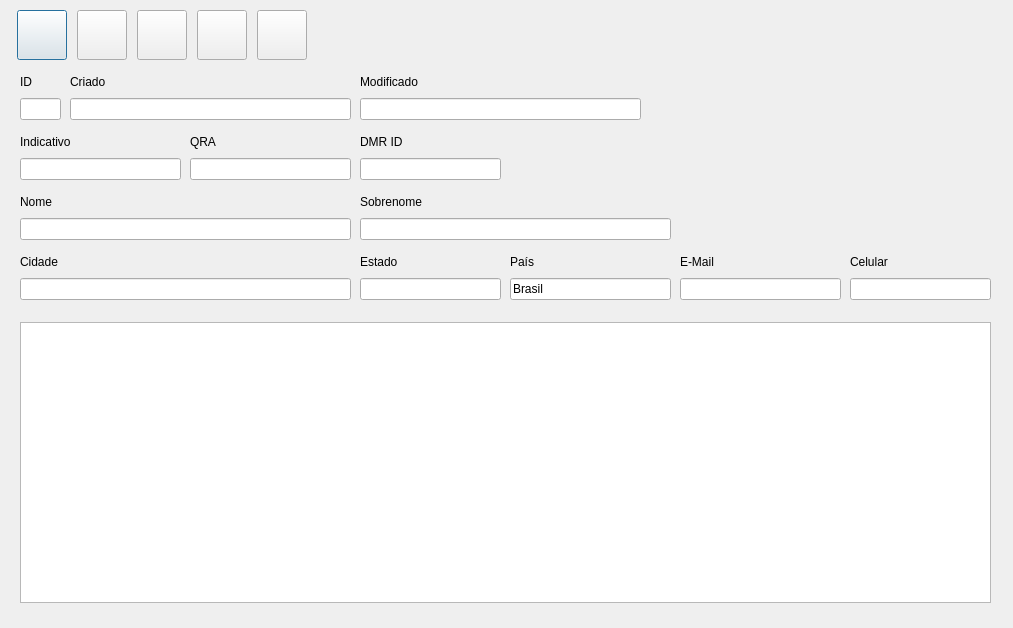
<?xml version="1.0" encoding="UTF-8"?>
<ui version="4.0">
 <class>frmCoordenadoresCadastro</class>
 <widget class="QDialog" name="frmCoordenadoresCadastro">
  <property name="geometry">
   <rect>
    <x>0</x>
    <y>0</y>
    <width>1013</width>
    <height>628</height>
   </rect>
  </property>
  <property name="windowTitle">
   <string>Dialog</string>
  </property>
  <property name="windowIcon">
   <iconset resource="imgs/imagens.qrc">
    <normaloff>:/coordenador.png</normaloff>:/coordenador.png</iconset>
  </property>
  <widget class="QTableWidget" name="twgCoordenadores">
   <property name="geometry">
    <rect>
     <x>20</x>
     <y>322</y>
     <width>971</width>
     <height>281</height>
    </rect>
   </property>
  </widget>
  <widget class="QWidget" name="layoutWidget">
   <property name="geometry">
    <rect>
     <x>20</x>
     <y>132</y>
     <width>161</width>
     <height>48</height>
    </rect>
   </property>
   <layout class="QVBoxLayout" name="verticalLayout">
    <item>
     <widget class="QLabel" name="label">
      <property name="text">
       <string>Indicativo</string>
      </property>
     </widget>
    </item>
    <item>
     <widget class="QLineEdit" name="edtIndicativo"/>
    </item>
   </layout>
  </widget>
  <widget class="QWidget" name="layoutWidget">
   <property name="geometry">
    <rect>
     <x>190</x>
     <y>132</y>
     <width>161</width>
     <height>48</height>
    </rect>
   </property>
   <layout class="QVBoxLayout" name="verticalLayout_5">
    <item>
     <widget class="QLabel" name="label_5">
      <property name="text">
       <string>QRA</string>
      </property>
     </widget>
    </item>
    <item>
     <widget class="QLineEdit" name="edtQra"/>
    </item>
   </layout>
  </widget>
  <widget class="QWidget" name="layoutWidget">
   <property name="geometry">
    <rect>
     <x>360</x>
     <y>132</y>
     <width>141</width>
     <height>48</height>
    </rect>
   </property>
   <layout class="QVBoxLayout" name="verticalLayout_10">
    <item>
     <widget class="QLabel" name="label_10">
      <property name="text">
       <string>DMR ID</string>
      </property>
     </widget>
    </item>
    <item>
     <widget class="QLineEdit" name="edtDMRId"/>
    </item>
   </layout>
  </widget>
  <widget class="QWidget" name="layoutWidget">
   <property name="geometry">
    <rect>
     <x>20</x>
     <y>192</y>
     <width>331</width>
     <height>48</height>
    </rect>
   </property>
   <layout class="QVBoxLayout" name="verticalLayout_2">
    <item>
     <widget class="QLabel" name="label_2">
      <property name="text">
       <string>Nome</string>
      </property>
     </widget>
    </item>
    <item>
     <widget class="QLineEdit" name="edtNome"/>
    </item>
   </layout>
  </widget>
  <widget class="QWidget" name="layoutWidget">
   <property name="geometry">
    <rect>
     <x>360</x>
     <y>192</y>
     <width>311</width>
     <height>48</height>
    </rect>
   </property>
   <layout class="QVBoxLayout" name="verticalLayout_9">
    <item>
     <widget class="QLabel" name="label_9">
      <property name="text">
       <string>Sobrenome</string>
      </property>
     </widget>
    </item>
    <item>
     <widget class="QLineEdit" name="edtSobrenome"/>
    </item>
   </layout>
  </widget>
  <widget class="QWidget" name="layoutWidget">
   <property name="geometry">
    <rect>
     <x>20</x>
     <y>252</y>
     <width>331</width>
     <height>48</height>
    </rect>
   </property>
   <layout class="QVBoxLayout" name="verticalLayout_6">
    <item>
     <widget class="QLabel" name="label_6">
      <property name="text">
       <string>Cidade</string>
      </property>
     </widget>
    </item>
    <item>
     <widget class="QLineEdit" name="edtCidade"/>
    </item>
   </layout>
  </widget>
  <widget class="QWidget" name="layoutWidget">
   <property name="geometry">
    <rect>
     <x>360</x>
     <y>252</y>
     <width>141</width>
     <height>48</height>
    </rect>
   </property>
   <layout class="QVBoxLayout" name="verticalLayout_7">
    <item>
     <widget class="QLabel" name="label_7">
      <property name="text">
       <string>Estado</string>
      </property>
     </widget>
    </item>
    <item>
     <widget class="QLineEdit" name="edtEstado"/>
    </item>
   </layout>
  </widget>
  <widget class="QWidget" name="layoutWidget">
   <property name="geometry">
    <rect>
     <x>510</x>
     <y>252</y>
     <width>161</width>
     <height>48</height>
    </rect>
   </property>
   <layout class="QVBoxLayout" name="verticalLayout_8">
    <item>
     <widget class="QLabel" name="label_8">
      <property name="text">
       <string>País</string>
      </property>
     </widget>
    </item>
    <item>
     <widget class="QLineEdit" name="edtPais">
      <property name="text">
       <string>Brasil</string>
      </property>
     </widget>
    </item>
   </layout>
  </widget>
  <widget class="QWidget" name="layoutWidget">
   <property name="geometry">
    <rect>
     <x>680</x>
     <y>252</y>
     <width>161</width>
     <height>48</height>
    </rect>
   </property>
   <layout class="QVBoxLayout" name="verticalLayout_3">
    <item>
     <widget class="QLabel" name="label_3">
      <property name="text">
       <string>E-Mail</string>
      </property>
     </widget>
    </item>
    <item>
     <widget class="QLineEdit" name="edtEmail"/>
    </item>
   </layout>
  </widget>
  <widget class="QWidget" name="layoutWidget">
   <property name="geometry">
    <rect>
     <x>850</x>
     <y>252</y>
     <width>141</width>
     <height>48</height>
    </rect>
   </property>
   <layout class="QVBoxLayout" name="verticalLayout_4">
    <item>
     <widget class="QLabel" name="label_4">
      <property name="text">
       <string>Celular</string>
      </property>
     </widget>
    </item>
    <item>
     <widget class="QLineEdit" name="edtCelular"/>
    </item>
   </layout>
  </widget>
  <widget class="QWidget" name="layoutWidget">
   <property name="geometry">
    <rect>
     <x>360</x>
     <y>72</y>
     <width>281</width>
     <height>48</height>
    </rect>
   </property>
   <layout class="QVBoxLayout" name="verticalLayout_12">
    <item>
     <widget class="QLabel" name="label_12">
      <property name="styleSheet">
       <string notr="true"/>
      </property>
      <property name="text">
       <string>Modificado</string>
      </property>
     </widget>
    </item>
    <item>
     <widget class="QLineEdit" name="edtModificado">
      <property name="styleSheet">
       <string notr="true"/>
      </property>
     </widget>
    </item>
   </layout>
  </widget>
  <widget class="QWidget" name="layoutWidget">
   <property name="geometry">
    <rect>
     <x>70</x>
     <y>72</y>
     <width>281</width>
     <height>48</height>
    </rect>
   </property>
   <layout class="QVBoxLayout" name="verticalLayout_11">
    <item>
     <widget class="QLabel" name="label_11">
      <property name="styleSheet">
       <string notr="true"/>
      </property>
      <property name="text">
       <string>Criado</string>
      </property>
     </widget>
    </item>
    <item>
     <widget class="QLineEdit" name="edtCriado">
      <property name="styleSheet">
       <string notr="true"/>
      </property>
     </widget>
    </item>
   </layout>
  </widget>
  <widget class="QWidget" name="layoutWidget">
   <property name="geometry">
    <rect>
     <x>20</x>
     <y>72</y>
     <width>41</width>
     <height>48</height>
    </rect>
   </property>
   <layout class="QVBoxLayout" name="verticalLayout_13">
    <item>
     <widget class="QLabel" name="label_13">
      <property name="styleSheet">
       <string notr="true"/>
      </property>
      <property name="text">
       <string>ID</string>
      </property>
     </widget>
    </item>
    <item>
     <widget class="QLineEdit" name="edtId">
      <property name="styleSheet">
       <string notr="true"/>
      </property>
     </widget>
    </item>
   </layout>
  </widget>
  <widget class="QPushButton" name="btnGravar">
   <property name="geometry">
    <rect>
     <x>17</x>
     <y>10</y>
     <width>50</width>
     <height>50</height>
    </rect>
   </property>
   <property name="text">
    <string/>
   </property>
   <property name="icon">
    <iconset resource="imgs/imagens.qrc">
     <normaloff>:/salvar.png</normaloff>:/salvar.png</iconset>
   </property>
   <property name="iconSize">
    <size>
     <width>40</width>
     <height>40</height>
    </size>
   </property>
  </widget>
  <widget class="QPushButton" name="btnRemover">
   <property name="geometry">
    <rect>
     <x>137</x>
     <y>10</y>
     <width>50</width>
     <height>50</height>
    </rect>
   </property>
   <property name="text">
    <string/>
   </property>
   <property name="icon">
    <iconset resource="imgs/imagens.qrc">
     <normaloff>:/PessoaRemover.png</normaloff>:/PessoaRemover.png</iconset>
   </property>
   <property name="iconSize">
    <size>
     <width>40</width>
     <height>40</height>
    </size>
   </property>
  </widget>
  <widget class="QPushButton" name="btnNovo">
   <property name="geometry">
    <rect>
     <x>257</x>
     <y>10</y>
     <width>50</width>
     <height>50</height>
    </rect>
   </property>
   <property name="text">
    <string/>
   </property>
   <property name="icon">
    <iconset resource="imgs/imagens.qrc">
     <normaloff>:/zerar.png</normaloff>:/zerar.png</iconset>
   </property>
   <property name="iconSize">
    <size>
     <width>40</width>
     <height>40</height>
    </size>
   </property>
  </widget>
  <widget class="QPushButton" name="btnInserir">
   <property name="geometry">
    <rect>
     <x>77</x>
     <y>10</y>
     <width>50</width>
     <height>50</height>
    </rect>
   </property>
   <property name="text">
    <string/>
   </property>
   <property name="icon">
    <iconset resource="imgs/imagens.qrc">
     <normaloff>:/PessoaNovo.png</normaloff>:/PessoaNovo.png</iconset>
   </property>
   <property name="iconSize">
    <size>
     <width>40</width>
     <height>40</height>
    </size>
   </property>
  </widget>
  <widget class="QPushButton" name="btnAtualizar">
   <property name="geometry">
    <rect>
     <x>197</x>
     <y>10</y>
     <width>50</width>
     <height>50</height>
    </rect>
   </property>
   <property name="text">
    <string/>
   </property>
   <property name="icon">
    <iconset resource="imgs/imagens.qrc">
     <normaloff>:/recarregar.png</normaloff>:/recarregar.png</iconset>
   </property>
   <property name="iconSize">
    <size>
     <width>40</width>
     <height>40</height>
    </size>
   </property>
  </widget>
 </widget>
 <resources>
  <include location="imgs/imagens.qrc"/>
 </resources>
 <connections/>
</ui>
